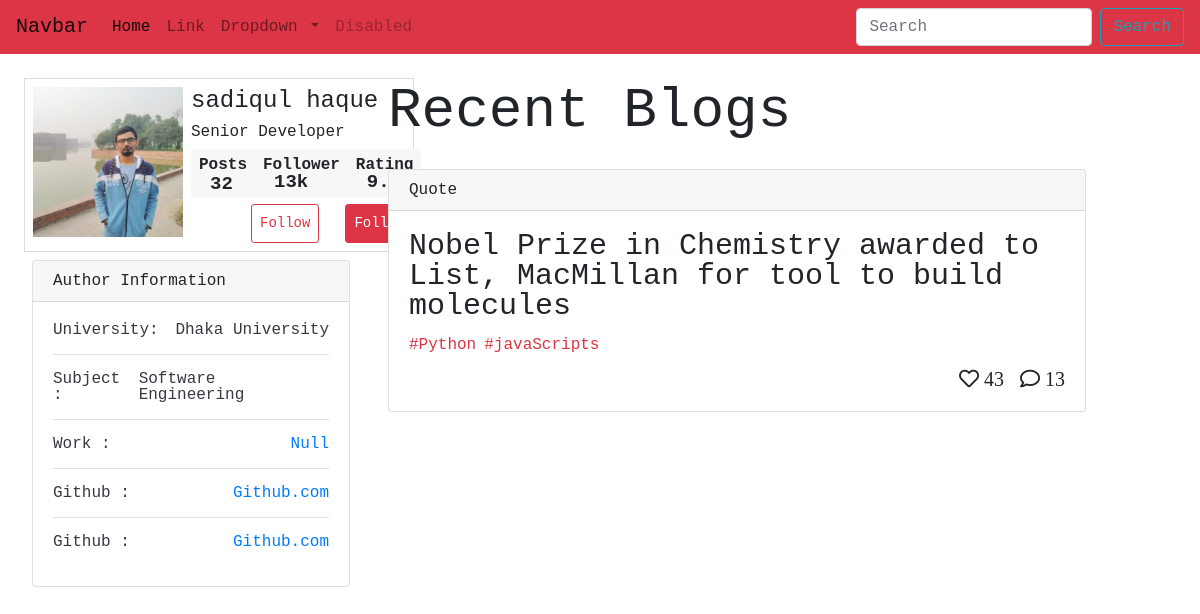
Screenshot of /author/3 with the database file from the repository.
### blogs/models.py (models this page shows, shortened)
class Author(models.Model):
    name = models.CharField(max_length=50)
    author_img = models.ImageField(upload_to="media")
    email = models.EmailField()
    institution = models.CharField(max_length=100, blank=True, null=True)
    study_subject = models.CharField(max_length=100, blank=True, null=True)
    current_year = models.CharField(max_length=50, blank=True, null=True)
    github = models.CharField(max_length=100, blank=True, null=True)
    facebook = models.CharField(max_length=100, blank=True, null=True)
    Twitter = models.CharField(max_length=100, blank=True, null=True)

class Blog(models.Model):
    title = models.CharField(max_length=255)
    body = models.TextField(max_length=10000)
    img = models.ImageField(upload_to="media")
    author = models.ForeignKey(Author, on_delete=SET_NULL, null=True)
    time_created = models.DateTimeField(auto_now_add=True)
    react = models.IntegerField(blank=True, null=True)
    comment = models.ManyToManyField(Comment)
    category = models.ForeignKey(Category, on_delete=SET_NULL, null=True)
    tags = models.ManyToManyField(Tag)

### blogs/views.py (the view)
# urls.py: path('author/<int:pk>', views.home3, name='author'),
def home3(request, pk):
    author = Author.objects.get(id=pk)
    author_blog = Blog.objects.filter(author=author)
    context = {
        'author': author,
        'aut': author_blog
    }
    return render(request, 'blogs/author_page.html', context)

### templates/blogs/author_page.html (shortened to what this page needs)
{% load static %}
<!DOCTYPE html>
<html lang="en">
  <head>
    <link
      rel="stylesheet"
      href="https://stackpath.bootstrapcdn.com/bootstrap/4.1.1/css/bootstrap.min.css"
    />
    <link
      rel="stylesheet"
      href="https://use.fontawesome.com/releases/v5.15.3/css/all.css"
    />
    <link rel="stylesheet" href={% static "css/author.css" %}>
  </head>
  <body>
    {% include 'blogs/navbar.html' %}
<!DOCTYPE html>
<html lang="en">
  <head>
    <link
      rel="stylesheet"
      href="https://stackpath.bootstrapcdn.com/bootstrap/4.1.1/css/bootstrap.min.css"
    />
    <link
      rel="stylesheet"
      href="https://use.fontawesome.com/releases/v5.15.3/css/all.css"
    />
    <link rel="stylesheet" href="author.css">
  </head>
  <body>
    <main class="row p-4">
        <div class="col-lg-4 main_card col-md-10">
          <div class="d-flex flex-column justify-content-between">
            <div class="d-flex profile_card">
              <div class="img_author pl-2 pt-2">
                  <img src={% get_media_prefix %}{{ author.author_img }} alt="sadi">
              </div>
              <div class="p-2 profile">
                  <div class="d-flex flex-column">
                      <div>
                          <h4>{{ author.name }}</h4>
                          <p>Senior Developer</p>
                      </div>
                      <div class="d-flex follower_count  ">
                          <div class="p-2 d-flex flex-sm-column single_counter">
                              <p class="font-weight-bold ">Posts</p>
                              <span class="text-center number1 ">32</span>
                          </div>
                          <div class="p-2 single_counter">
                              <p class="font-weight-bold">Follower</p>
                              <p class="text-center number2 p-0">13k</p>
                          </div>
                          <div class="p-2 single_counter">
                              <p class="font-weight-bold">Rating</p>
                              <p class="text-center number3 p-0">9.0</p>
                          </div>
                      </div>
                      <div class="d-flex mt-5 btn_cont">
                        <button class="p-2 btn mr-3 btn-sm btn1 btn-outline-danger">Follow</button>
                        <button class="p-2 btn btn-sm btn2 btn-danger">Follow</button>
                      </div>
                  </div>
              </div>
          </div>
          <div class="p-2">
            <div class="card  mb-3" style="max-width: 23rem;">
              <div class="card-header">Author Information</div>
              <div class="card-body text-dark">
               <div class="d-flex justify-content-between border-bottom">
                 <p class="mr-3">University: </p>
                 <p>{{ author.institution }}</p>
               </div>
               <div class="d-flex justify-content-between border-bottom pt-3">
                <p>Subject : </p>
                <p>Software Engineering</p>
              </div>
              <div class="d-flex justify-content-between border-bottom pt-3">
                <p>Work : </p>
                <p><a href="github">Null</a></p>
              </div>
              <div class="d-flex justify-content-between border-bottom pt-3">
                <p>Github : </p>
                <p><a href="github">Github.com</a></p>
              </div>
              <div class="d-flex justify-content-between pt-3">
                <p>Github : </p>
                <p><a href="github">Github.com</a></p>
              </div>
              </div>
            </div>
          </div>
          </div>
        </div>
        <div class="col-lg-8 col-sm-7">
          <h2 class="display-4 mb-4">Recent Blogs</h2>
             {% for at in aut %}
          <div class="card mb-4">
            <div class="card-header">
              Quote
            </div>
            <div class="card-body">
              <blockquote class="blockquote mb-0">
                <p class="title_ath">
                  {{ at.title }}</p>
                <div class="d-flex">
                  <p class="small mr-2 text-danger">#Python</p>
                  <p class="small text-danger">#javaScripts</p>
                </div>
                <footer class="d-flex justify-content-end"><span class="mr-3"><i class="far fa-heart">  43</i></span></span>  <span><i class="far fa-comment"> 13</i></span></footer>
              </blockquote>
            </div>
          </div>
            {% endfor %}
        </div>
    </main>
  </body>
</html>
  </body>
</html>

### static/css/author.css (style rules this page uses)
body { margin: 0; padding: 0; line-height: 1; font-family: monospace; }
* { margin: 0; padding:0; box-sizing: border-box; }
main { max-width: 95vw; }
.img_author img { width: 150px; }
.single_counter { position: relative; }
.number1 { font-size: 19px; font-weight: 700 !important; position: absolute; bottom: 3px; left: 19px; }
.number2 { font-size: 19px; font-weight: 700 !important; position: absolute; top: 23.5px; left: 19px; }
.number3 { font-size: 19px; font-weight: 700 !important; position: absolute; top: 23.5px; left: 19px; }
.profile { position: relative; }
.profile_card { border: 1px solid #dddddd; width: 390px; }
.follower_count { position: absolute; top: 70px; background-color: #F7F7F7; }
.btn2 { margin-left: 10px; }
.btn_cont { margin-left: 60px; }
.title_ath { font-size: 30px; font-family: monospace; }

### rows the page displays
Author: author_img (picture), name "sadiqul haque", institution "Dhaka University"
Blog: title "Nobel Prize in Chemistry awarded to List, MacMillan for tool to build molecules"
